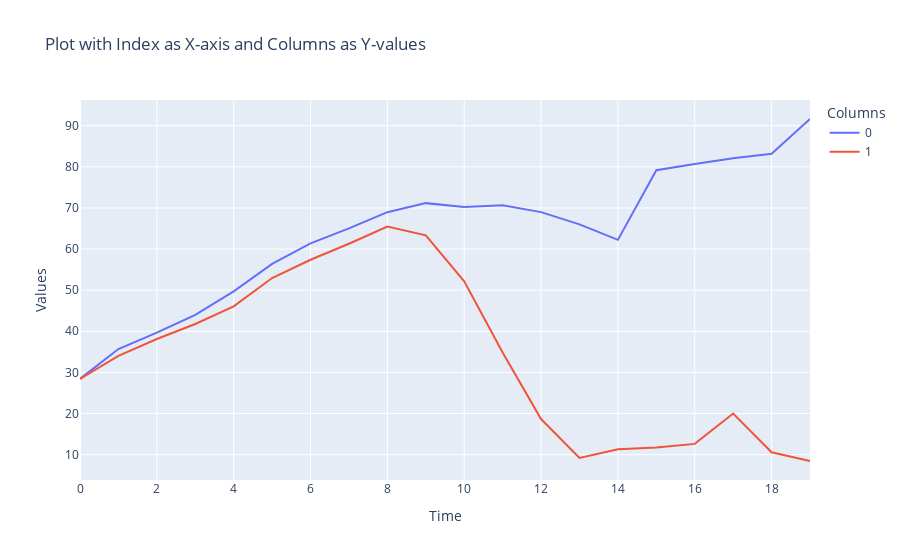

The cell this chart's notebook holds for it:
### Code cell
actions = pd.DataFrame(actions)
actions =actions.T
fig = go.Figure()

# Add traces for each column
for column in actions.columns:
    fig.add_trace(go.Scatter(x=actions.index, y=actions[column], mode='lines', name=column))

# Update layout
fig.update_layout(
    title='Plot with Index as X-axis and Columns as Y-values',
    xaxis_title='Time',
    yaxis_title='Values',
    template='plotly',
    legend=dict(title='Columns'),
)

# Show the plot
fig.show()

### Figure 1 — Plotly figure (JSON) as saved in the notebook; plotly's stock layout.template omitted (floating-point values rounded to 4 significant figures)
{"data": [{"mode": "lines", "name": "0", "type": "scatter", "x": [0, 1, 2, 3, 4, 5, 6, 7, 8, 9, 10, 11, 12, 13, 14, 15, 16, 17, 18, 19], "y": [28.43, 35.69, 39.67, 43.98, 49.7, 56.4, 61.38, 65.04, 68.98, 71.17, 70.24, 70.67, 68.99, 66.0, 62.24, 79.18, 80.69, 82.12, 83.2, 91.64]}, {"mode": "lines", "name": "1", "type": "scatter", "x": [0, 1, 2, 3, 4, 5, 6, 7, 8, 9, 10, 11, 12, 13, 14, 15, 16, 17, 18, 19], "y": [28.43, 34.02, 38.13, 41.78, 46.08, 52.95, 57.41, 61.29, 65.48, 63.33, 52.15, 34.85, 18.66, 9.213, 11.28, 11.72, 12.61, 19.99, 10.57, 8.45]}], "layout": {"legend": {"title": {"text": "Columns"}}, "title": {"text": "Plot with Index as X-axis and Columns as Y-values"}, "xaxis": {"title": {"text": "Time"}}, "yaxis": {"title": {"text": "Values"}}}}
